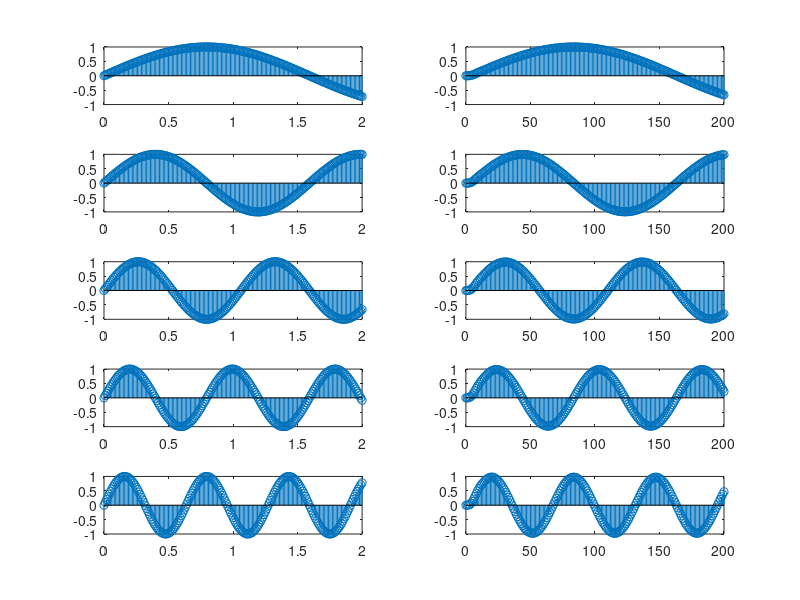
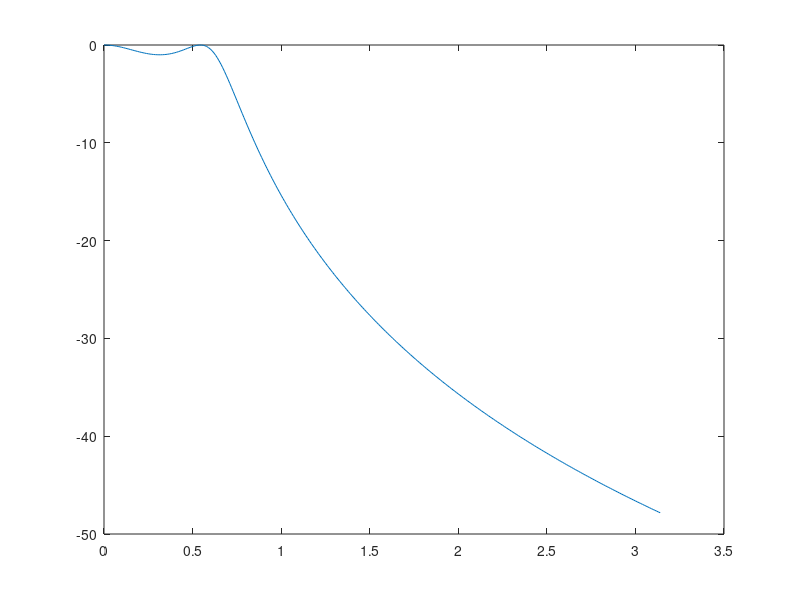

These figures' MATLAB source, in order:
wp = 0.2*pi;
ws = 0.35*pi;
kp = -1;
ks = -15;

[n,wc] = cheb1ord(wp,ws,kp,ks,'s');
[bn,an] = cheby1(n,abs(kp),1,'low','s');
[bs,as] = cheby1(n,abs(kp),wc,"low",'s');

w = 0:0.01:pi;
h = freqs(bs,as,w);
figure(2)
plot(w,mag2db(abs(h)));


[bz,az] = impinvar(bs,as);

f = [0.1 0.2 0.3 0.4 0.5]*pi;
t = 0:0.01:2;
for i = 1:length(f)
    %input sin wave 
    
    x1t = sin(2*pi*f(i)*t);
    
    figure(1)
    subplot(length(f),2,2*i-1)
    stem(t,x1t);
    
    y1t = filter(bz,az,x1t);
    
    figure(1)
    subplot(length(f),2,2*i)
    stem(0:length(y1t)-1,y1t);
end


